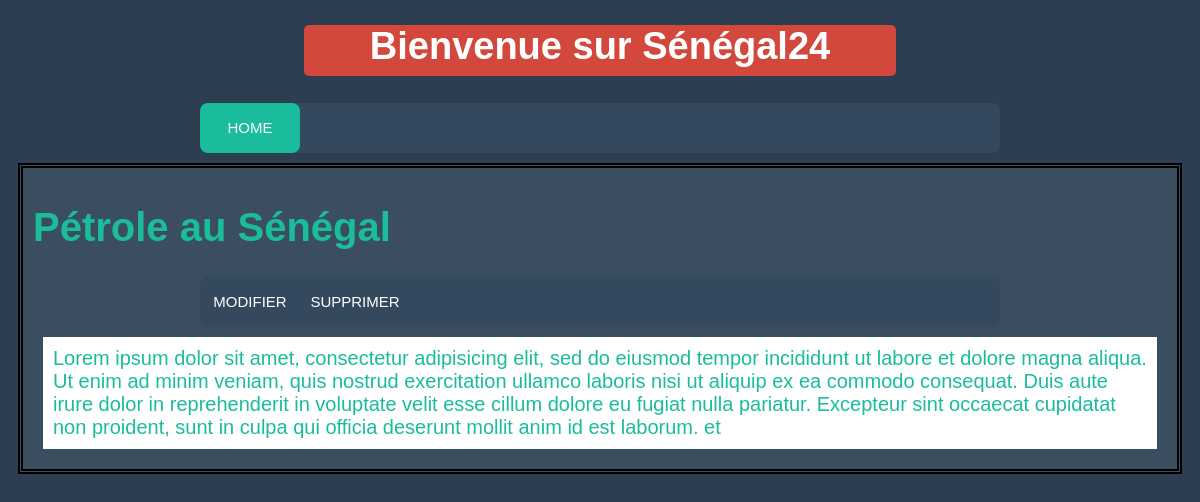
Screenshot of /View/article.php?id=4 with the database file from the repository.
### tables this page shows
CREATE TABLE `Article` (
  `id` int(11) NOT NULL,
  `titre` varchar(255) DEFAULT NULL,
  `contenu` text,
  `dateCreation` datetime DEFAULT CURRENT_TIMESTAMP,
  `dateModification` datetime DEFAULT CURRENT_TIMESTAMP,
  `categorie` int(11) DEFAULT NULL
);

### Model/article.php (called while the page is built)
<?php
    require 'config.php';
    if(isset($_GET['id']) AND !empty($_GET['id'])) {
    $get_id = htmlspecialchars($_GET['id']);
    $article = $bdd->prepare('SELECT * FROM Article WHERE id = ?');
    $article->execute(array($get_id));
        if($article->rowCount() == 1) {
            $article = $article->fetch();
            $titre = $article['titre'];
            $contenu = $article['contenu'];
        } else {
            die('Cet article n\'existe pas !');
        }
    } else {
    die('Erreur');
    }
?>

### View/article.php (the view, shortened to what this page needs)
<?php
   require '../Model/config.php';
   require '../Model/article.php';
?>
<!DOCTYPE html>
<html>
<head>
   <link rel="stylesheet" type="text/css" href="../assets/index.css">
</head>
<body>
   <div id="entete">
        <h1>Bienvenue sur Sénégal24 </h1>
    </div>
    <nav>
        <a href="../index.php">Home</a>
        <div class="animation start-home"></div>
    </nav>
<div class="article">
    <h1><?= $titre ?></h1>
        <nav class="modsup">
            <a href="./redaction.php?edit=<?= $a['id']?>"> Modifier </a>
            <a href="../Model/supprimer.php?id=<?= $a['id']?>" onclick="return confirm('Etes-vous sûr de vouloir supprimer l\'article?')"> Supprimer  </a> </br></br>
        </nav>
      <p id="cont"><?= $contenu ?></p>
</div>
</body>
</html>

### assets/index.css (style rules this page uses)
#entete { margin: auto; border-radius: 5px; background: #d2483c; text-align: center; cursor: pointer; font-size: 19px; width: 50%; height: 51px; padding: 0; color: #fff; border: 0; outline:0; }
nav { margin: 27px auto 0; position: relative; width: 800px; height: 50px; background-color: #34495e; border-radius: 8px; font-size: 0; }
nav a { line-height: 50px; height: 100%; font-size: 15px; display: inline-block; position: relative; z-index: 1; text-decoration: none; text-transform: uppercase; text-align: center; color: white; cursor: pointer; }
nav .animation { position: absolute; height: 100%; top: 0; z-index: 0; transition: all .5s ease 0s; border-radius: 8px; }
a:nth-child(1) { width: 100px; }
a:nth-child(2) { width: 110px; }
nav .start-home, a:nth-child(1):hover~.animation { width: 100px; left: 0; background-color: #1abc9c; }
body { font-size: 20px; font-family: sans-serif; background: #2c3e50; }
.article { color: #1abc9c; text-shadow: #2c3e50; margin: 10px; padding: 10px; border:5px double black; background-color: rgba(179, 216, 221, 0.1); }
.article #cont { margin: 10px; padding: 10px; background-color: rgb(255, 255, 255); }

### rows the page displays
article: titre "Pétrole au Sénégal", contenu "Lorem ipsum dolor sit amet, consectetur adipisicing elit, sed do eiusmod tempor incididunt ut labore et dolore magna aliqua. Ut enim ad minim veniam, quis nostrud exercitation ullamco laboris nisi ut aliquip ex ea commodo consequat. Duis aute irure dolor in reprehenderit in voluptate velit esse cillum dolore eu fugiat nulla pariatur. Excepteur sint occaecat cupidatat non proident, sunt in culpa qui officia deserunt mollit anim id est laborum. et"
